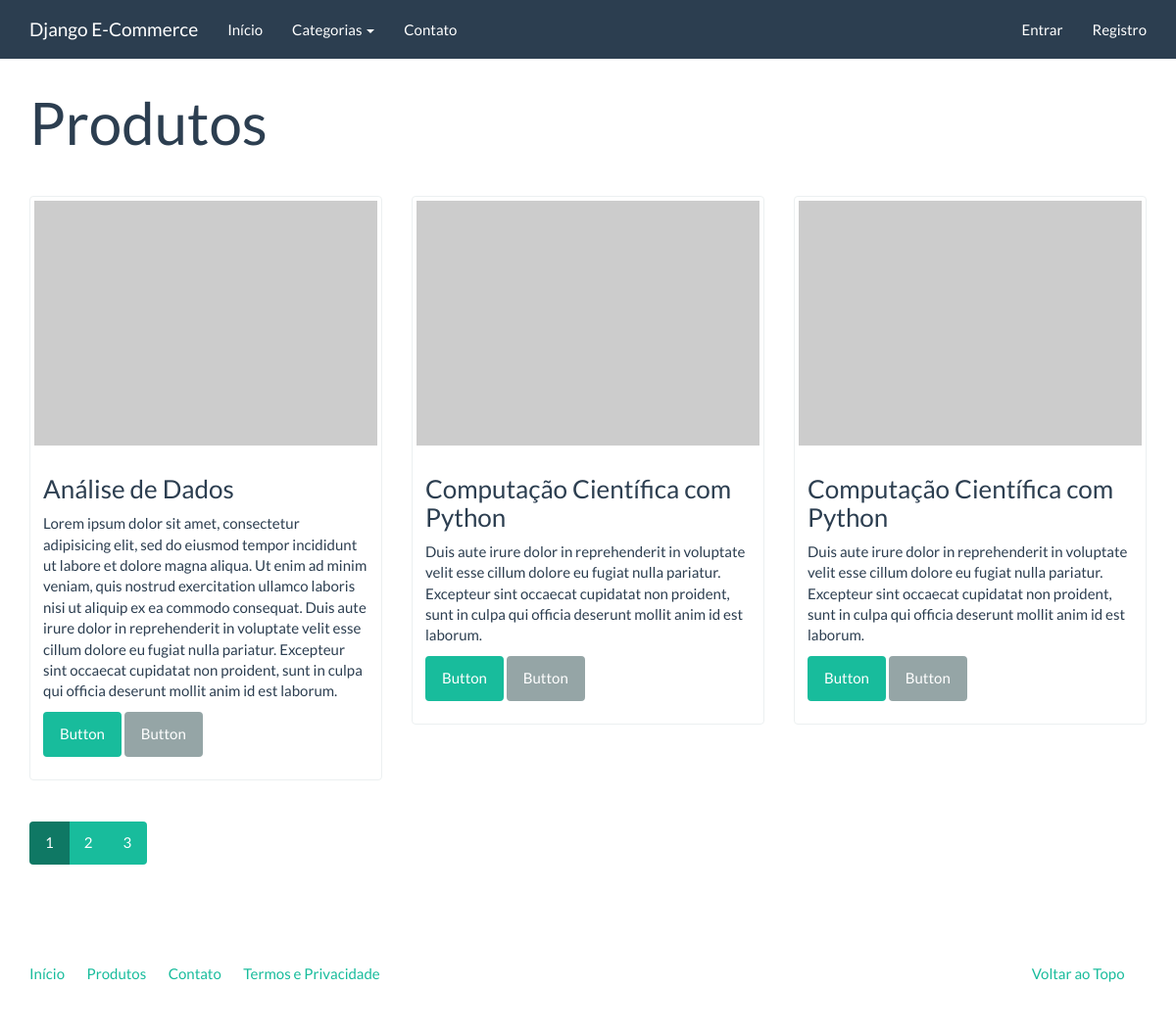
The page /catalogo/ on the database as committed earlier.
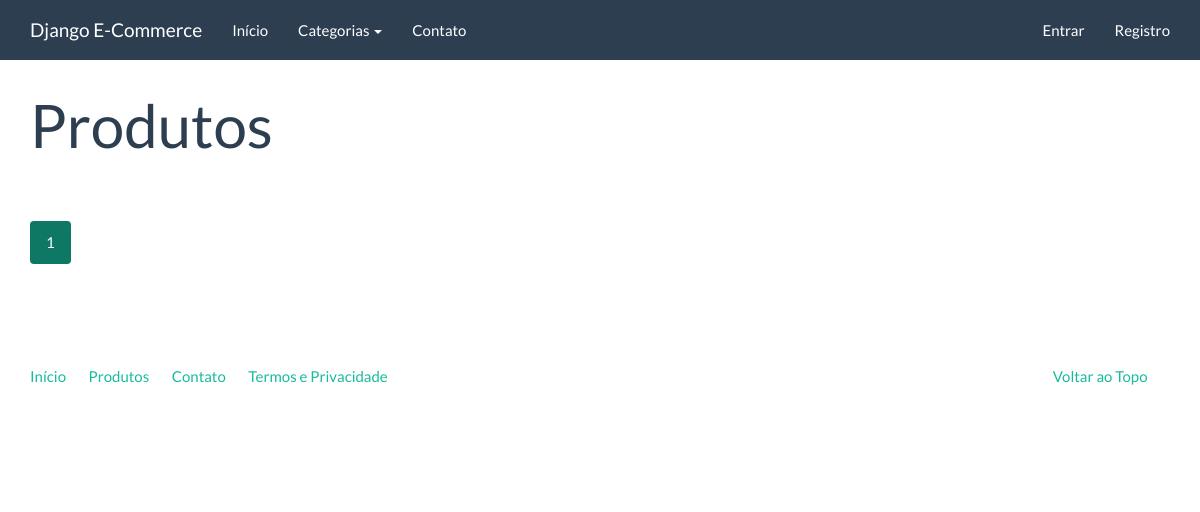
The same page on the database as committed later.
### catalog/models.py (models this page shows)
class Product(models.Model):
    created = models.DateTimeField('Criado em', auto_now_add=True)
    modified = models.DateTimeField('Modificado em', auto_now=True)
    name = models.CharField('Nome', max_length=100)
    slug = models.SlugField('Identificador', max_length=100)
    category = models.ForeignKey('catalog.Category', verbose_name='Categoria')
    description = models.TextField('Descrição', blank=True)
    price = models.DecimalField('Preço', decimal_places=2, max_digits=10)
    class Meta:
        verbose_name = 'Produto'
        verbose_name_plural = 'Produtos'
        ordering = ['name']
    def __str__(self):
        return self.name
    def get_absolute_url(self):
        return reverse('catalog:product', kwargs={'slug': self.slug})

### catalog/views.py (the view)
class ProductListView(generic.ListView):
    model = Product
    template_name = 'catalog/product_list.html'
    context_object_name = 'products'
    paginate_by = 3

### catalog/context_processors.py (called while the page is built)
def categories(request):
    return {
        'categories': Category.objects.all()
    }

### catalog/models.py (called while the page is built)
    def get_absolute_url(self):
        return reverse('catalog:category', kwargs={'slug': self.slug})

    def __str__(self):
        return self.name

### core/templatetags/pagination.py (called while the page is built)
@register.inclusion_tag('pagination.html')
def pagination(request, paginator, page_obj):
    context = {
        'paginator': paginator,
        'request': request,
        'page_obj': page_obj,
    }
    getvars = request.GET.copy()
    if 'page' in getvars:
        del getvars['page']
    if len(getvars) > 0:
        context['getvars'] = '&{0}'.format(getvars.urlencode())
    else:
        context['getvars'] = ''
    return context

### catalog/templates/catalog/product_list.html (shortened to what this page needs)
{% extends "base.html" %}
{% load pagination %}
{% block container %}
    <div class="page-header">
        <h1>Produtos</h1>
    </div>
    <div class="row">
        {% for product in products %}
            <div class="col-sm-6 col-md-4">
                <div class="thumbnail">
                    <a href="{{ product.get_absolute_url }}">
                        <img src="http://placehold.it/350x250" alt="" />
                    </a>
                    <div class="caption">
                        <h3>{{ product }}</h3>
                        {{ product.description|default:'Sem descrição'|linebreaks }}
                        <p><a href="{{ product.get_absolute_url }}" class="btn btn-success" role="button">Button</a> <a href="#" class="btn btn-default" role="button">Button</a></p>
                    </div>
                </div>
            </div>
        {% endfor %}
    </div>
    {% pagination request paginator page_obj %}
{% endblock container %}

### core/templates/base.html (shortened to what this page needs)
<!DOCTYPE html>
{% load static %}
<html lang="en">
    <head>
        <link rel="stylesheet" href="{% static 'assets/bootstrap.min.css' %}" media="screen" />
        <link rel="stylesheet" href="{% static 'assets/custom.min.css' %}" media="screen" />
    </head>
    <body>
        <div class="navbar navbar-default navbar-fixed-top">
            <div class="container">
                <div class="navbar-header">
                    <a href="" class="navbar-brand">Django E-Commerce</a>
                </div>
                <div class="navbar-collapse collapse" id="navbar-main">
                    <ul class="nav navbar-nav">
                        <li>
                            <a href="{% url 'index' %}">Início</a>
                        </li>
                        <li class="dropdown">
                            <a class="dropdown-toggle" data-toggle="dropdown" href="{% url 'catalog:product_list' %}" id="download">Categorias <span class="caret"></span></a>
                        </li>
                        <li>
                            <a href="{% url 'contact' %}">Contato</a>
                        </li>
                    </ul>
                    <ul class="nav navbar-nav navbar-right">
                        {% if user.is_authenticated %}
                            <li><a href="{% url 'logout' %}">Sair</a></li>
                        {% else %}
                            <li><a href="{% url 'login' %}">Entrar</a></li>
                            <li><a href="{% url 'accounts:register' %}">Registro</a></li>
                        {% endif %}
                    </ul>
                </div>
            </div>
        </div>
        <div class="container">
            {% block container %}{% endblock container %}
            <footer>
                <div class="row">
                    <div class="col-lg-12">
                        <ul class="list-unstyled">
                            <li class="pull-right"><a href="#top">Voltar ao Topo</a></li>
                            <li><a href="">Início</a></li>
                            <li><a href="">Produtos</a></li>
                            <li><a href="">Contato</a></li>
                            <li><a href="">Termos e Privacidade</a></li>
                        </ul>
                    </div>
                </div>
            </footer>
        </div>
    </body>
</html>

### core/templates/pagination.html
<div class="row">
    <div class="col-md-12">
        <nav>
            <ul class="pagination">
                {% for page in paginator.page_range %}
                    <li{% if page_obj.number == page %} class="active"{% endif %}>
                        <a href="?page={{ page }}{{ getvars }}">{{ page }}</a>
                    </li>
                {% endfor %}
            </ul>
        </nav>
    </div>
</div>

Rows that differ between the two databases and show on the page:
removed Product: name "Análise de Dados", description "Lorem ipsum dolor sit amet, consectetur adipisicing elit, sed do eiusmod tempor incididunt ut labore et dolore magna aliqua. Ut enim ad minim veniam, quis nostrud exercitation ullamco laboris nisi ut aliquip ex ea commodo consequat. Duis aute irure dolor in reprehenderit in voluptate velit esse cillum dolore eu fugiat nulla pariatur. Excepteur sint occaecat cupidatat non proident, sunt in culpa qui officia deserunt mollit anim id est laborum."
removed Product: name "Computação Científica com Python", description "Duis aute irure dolor in reprehenderit in voluptate velit esse cillum dolore eu fugiat nulla pariatur. Excepteur sint occaecat cupidatat non proident, sunt in culpa qui officia deserunt mollit anim id est laborum."
removed Product: name "Computação Científica com Python", description "Duis aute irure dolor in reprehenderit in voluptate velit esse cillum dolore eu fugiat nulla pariatur. Excepteur sint occaecat cupidatat non proident, sunt in culpa qui officia deserunt mollit anim id est laborum."
Other text that changed with them:
list line gone: "2"
list line gone: "3"
